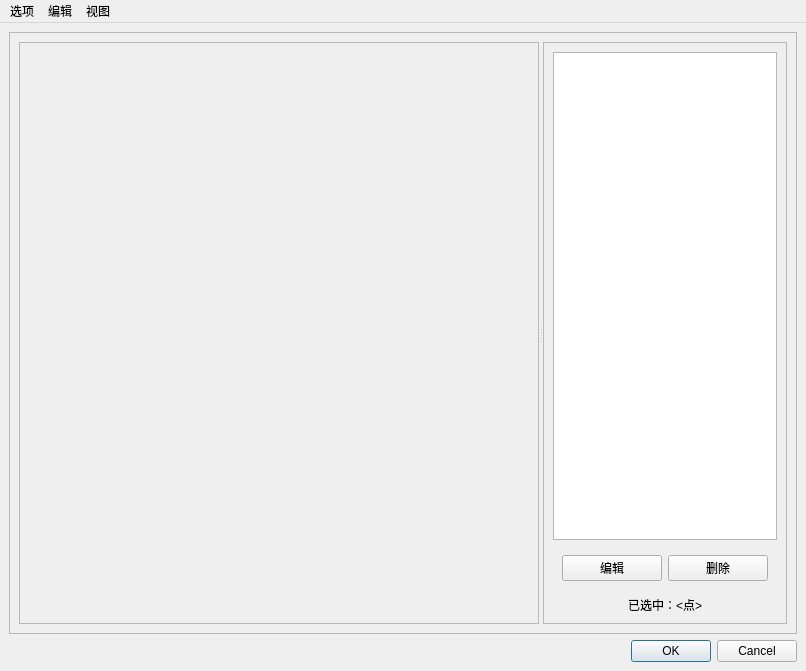
<?xml version="1.0" encoding="UTF-8"?>
<ui version="4.0">
 <class>MainWindow</class>
 <widget class="QMainWindow" name="MainWindow">
  <property name="geometry">
   <rect>
    <x>0</x>
    <y>0</y>
    <width>806</width>
    <height>671</height>
   </rect>
  </property>
  <property name="windowTitle">
   <string>MainWindow</string>
  </property>
  <widget class="QWidget" name="centralwidget">
   <layout class="QGridLayout" name="gridLayout">
    <item row="0" column="1">
     <widget class="QFrame" name="frame">
      <property name="frameShape">
       <enum>QFrame::StyledPanel</enum>
      </property>
      <property name="frameShadow">
       <enum>QFrame::Raised</enum>
      </property>
      <layout class="QGridLayout" name="gridLayout_2">
       <item row="0" column="0">
        <widget class="QSplitter" name="splitter">
         <property name="orientation">
          <enum>Qt::Horizontal</enum>
         </property>
         <widget class="QFrame" name="frame_map">
          <property name="sizePolicy">
           <sizepolicy hsizetype="Expanding" vsizetype="Expanding">
            <horstretch>0</horstretch>
            <verstretch>0</verstretch>
           </sizepolicy>
          </property>
          <property name="frameShape">
           <enum>QFrame::StyledPanel</enum>
          </property>
          <property name="frameShadow">
           <enum>QFrame::Raised</enum>
          </property>
          <layout class="QGridLayout" name="gridLayout_3">
           <item row="0" column="0">
            <widget class="QWidget" name="widget" native="true">
             <property name="sizePolicy">
              <sizepolicy hsizetype="Expanding" vsizetype="Expanding">
               <horstretch>0</horstretch>
               <verstretch>0</verstretch>
              </sizepolicy>
             </property>
             <property name="minimumSize">
              <size>
               <width>500</width>
               <height>500</height>
              </size>
             </property>
            </widget>
           </item>
          </layout>
         </widget>
         <widget class="QFrame" name="frame_2">
          <property name="frameShape">
           <enum>QFrame::StyledPanel</enum>
          </property>
          <property name="frameShadow">
           <enum>QFrame::Raised</enum>
          </property>
          <layout class="QGridLayout" name="gridLayout_4">
           <item row="0" column="0" rowspan="2">
            <widget class="QListView" name="listView_element">
             <property name="sizePolicy">
              <sizepolicy hsizetype="Preferred" vsizetype="Expanding">
               <horstretch>0</horstretch>
               <verstretch>0</verstretch>
              </sizepolicy>
             </property>
             <property name="minimumSize">
              <size>
               <width>200</width>
               <height>0</height>
              </size>
             </property>
            </widget>
           </item>
           <item row="3" column="0">
            <widget class="QLabel" name="label_selection">
             <property name="sizePolicy">
              <sizepolicy hsizetype="Preferred" vsizetype="Fixed">
               <horstretch>0</horstretch>
               <verstretch>0</verstretch>
              </sizepolicy>
             </property>
             <property name="text">
              <string>已选中：&lt;点&gt;</string>
             </property>
             <property name="alignment">
              <set>Qt::AlignCenter</set>
             </property>
            </widget>
           </item>
           <item row="2" column="0">
            <widget class="QWidget" name="widget_2" native="true">
             <property name="sizePolicy">
              <sizepolicy hsizetype="Preferred" vsizetype="Fixed">
               <horstretch>0</horstretch>
               <verstretch>0</verstretch>
              </sizepolicy>
             </property>
             <layout class="QHBoxLayout" name="horizontalLayout_3">
              <item>
               <widget class="QPushButton" name="pushButton_editpoint">
                <property name="text">
                 <string>编辑</string>
                </property>
               </widget>
              </item>
              <item>
               <widget class="QPushButton" name="pushButton_delpoint">
                <property name="sizePolicy">
                 <sizepolicy hsizetype="Minimum" vsizetype="Minimum">
                  <horstretch>0</horstretch>
                  <verstretch>0</verstretch>
                 </sizepolicy>
                </property>
                <property name="text">
                 <string>删除</string>
                </property>
               </widget>
              </item>
             </layout>
            </widget>
           </item>
          </layout>
         </widget>
        </widget>
       </item>
      </layout>
     </widget>
    </item>
    <item row="1" column="1">
     <widget class="QDialogButtonBox" name="buttonBox">
      <property name="standardButtons">
       <set>QDialogButtonBox::Cancel|QDialogButtonBox::Ok</set>
      </property>
     </widget>
    </item>
   </layout>
  </widget>
  <widget class="QMenuBar" name="menubar">
   <property name="geometry">
    <rect>
     <x>0</x>
     <y>0</y>
     <width>806</width>
     <height>37</height>
    </rect>
   </property>
   <widget class="QMenu" name="menu">
    <property name="title">
     <string>选项</string>
    </property>
    <addaction name="action_import"/>
    <addaction name="action_export"/>
    <addaction name="separator"/>
    <addaction name="action_exit"/>
   </widget>
   <widget class="QMenu" name="menu_2">
    <property name="title">
     <string>视图</string>
    </property>
    <addaction name="action_pixsize_min"/>
    <addaction name="action_pixsize_max"/>
    <addaction name="action_pixsize_proper"/>
   </widget>
   <widget class="QMenu" name="menuedit">
    <property name="title">
     <string>编辑</string>
    </property>
    <addaction name="actionnewpoint"/>
    <addaction name="actiondelpoint"/>
   </widget>
   <addaction name="menu"/>
   <addaction name="menuedit"/>
   <addaction name="menu_2"/>
  </widget>
  <action name="action_exit">
   <property name="text">
    <string>退出</string>
   </property>
  </action>
  <action name="action_pixsize_min">
   <property name="text">
    <string>最小</string>
   </property>
  </action>
  <action name="action_pixsize_max">
   <property name="text">
    <string>最大</string>
   </property>
  </action>
  <action name="action_pixsize_proper">
   <property name="text">
    <string>合适大小</string>
   </property>
  </action>
  <action name="action_delpoint">
   <property name="text">
    <string>删除</string>
   </property>
  </action>
  <action name="action_newpoint">
   <property name="text">
    <string>新增</string>
   </property>
  </action>
  <action name="action_import">
   <property name="text">
    <string>导入</string>
   </property>
  </action>
  <action name="action_export">
   <property name="text">
    <string>导出</string>
   </property>
  </action>
  <action name="actionnewpoint">
   <property name="text">
    <string>新增</string>
   </property>
  </action>
  <action name="actiondelpoint">
   <property name="text">
    <string>删除</string>
   </property>
  </action>
 </widget>
 <resources/>
 <connections/>
</ui>
